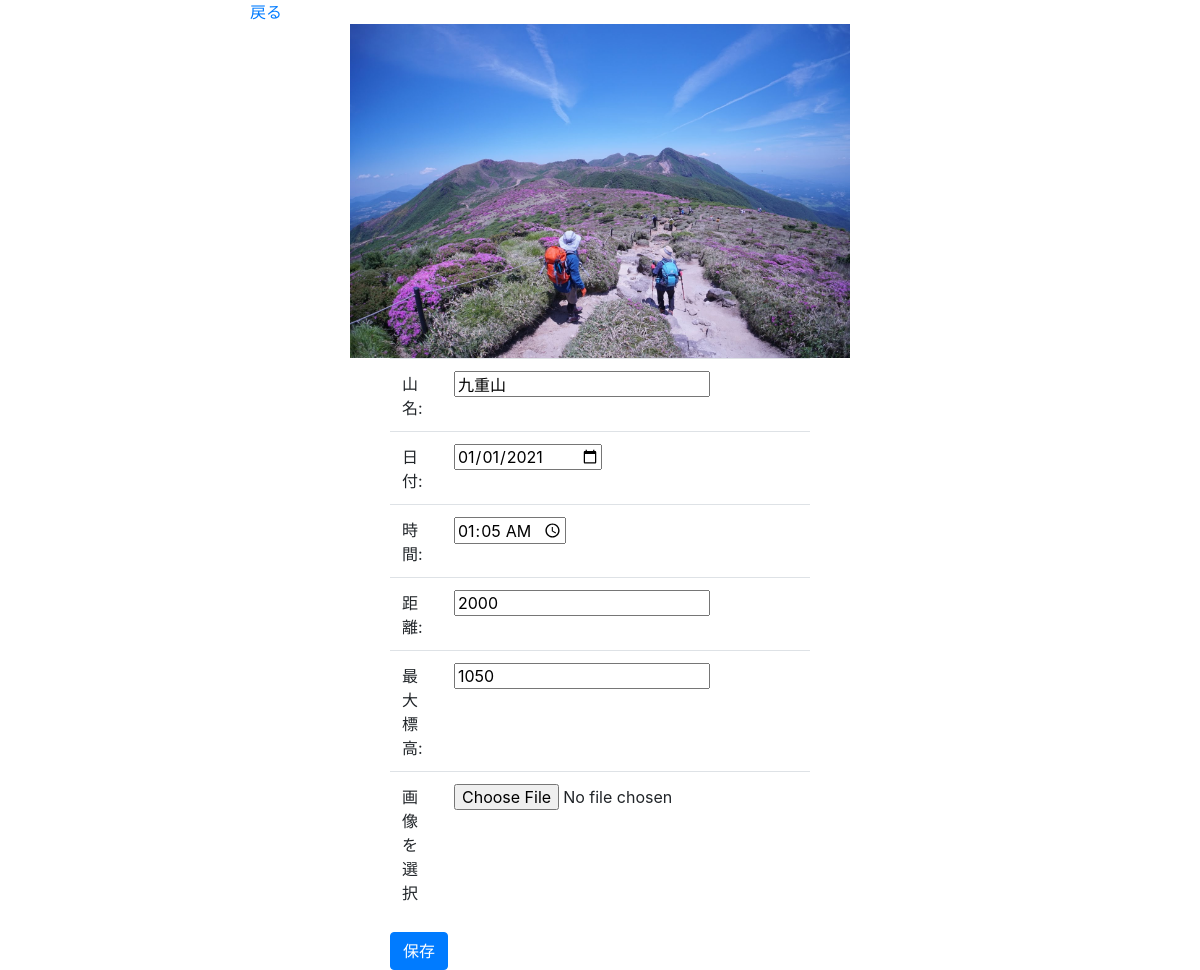
Screenshot of /edit.php?id=18 (signed in) with the database file from the repository.
### tables this page shows
CREATE TABLE `tozan_record_table` (
  `image_id` int(11) NOT NULL,
  `image_name` varchar(256) NOT NULL,
  `created_at` datetime NOT NULL,
  `name` varchar(255) NOT NULL,
  `date` date DEFAULT NULL,
  `time` time NOT NULL,
  `distance` int(11) NOT NULL,
  `maximumAltitude` int(11) NOT NULL
);

### edit.php (the view, shortened to what this page needs)
<?php
$pdo = connect_to_db();
$id = $_GET['id'];
$sql = 'SELECT * FROM tozan_record_table WHERE image_id=:id';
$stmt = $pdo->prepare($sql);
$stmt->bindValue(':id', $id, PDO::PARAM_INT);
$status = $stmt->execute();
if ($status == false) {
  $error = $stmt->errorInfo();
  echo json_encode(["error_msg" => "{$error[2]}"]);
  exit();
} else {
  $record = $stmt->fetch(PDO::FETCH_ASSOC);
}
?>
<link rel="stylesheet" href="https://stackpath.bootstrapcdn.com/bootstrap/4.3.1/css/bootstrap.min.css">
<body style="max-width: 700px; margin: 0 auto;">
  <a href="input.php">戻る</a>
  <div style="text-align:center">
  <img
    src="images/<?php echo $record['image_name']; ?>"
    width="500px" height="auto">
  </div>
  <form action="update.php" method="POST" enctype="multipart/form-data" style="width: 60%; margin:0 auto;">
    <table class="table">
      <tbody>
        <tr>
          <td class="col-md-5">山名:</td>
          <td class="col-md-5"><input type="text" name="name" value="<?= $record["name"] ?>"></td>
        </tr>
        <tr>
          <td>日付:</td>
          <td><input type="date" name="date" value="<?= $record["date"] ?>"></td>
        </tr>
        <tr>
          <td>時間:</td>
          <td><input type="time" step="300" name="time" value="<?= $record["time"] ?>"></td>
        </tr>
        <tr>
          <td>距離:</td>
          <td><input type="text" name="distance" value="<?= $record["distance"] ?>"></td>
        </tr>
        <tr>
          <td>最大標高:</td>
          <td><input type="text" name="maximumAltitude" value="<?= $record["maximumAltitude"] ?>"></td>
        </tr>
        <tr>
          <td>画像を選択</td>
          <td><input type="file" name="image2" required></td>
        </tr>
      </tbody>
    </table>
    <button type="submit" class="btn btn-primary">保存</button>
  </form>
</body>

### rows the page displays
tozan_record_table: image_name (picture), name "九重山", date "01/01/2021", time "01:05:00", distance "2000", maximumAltitude "1050"
